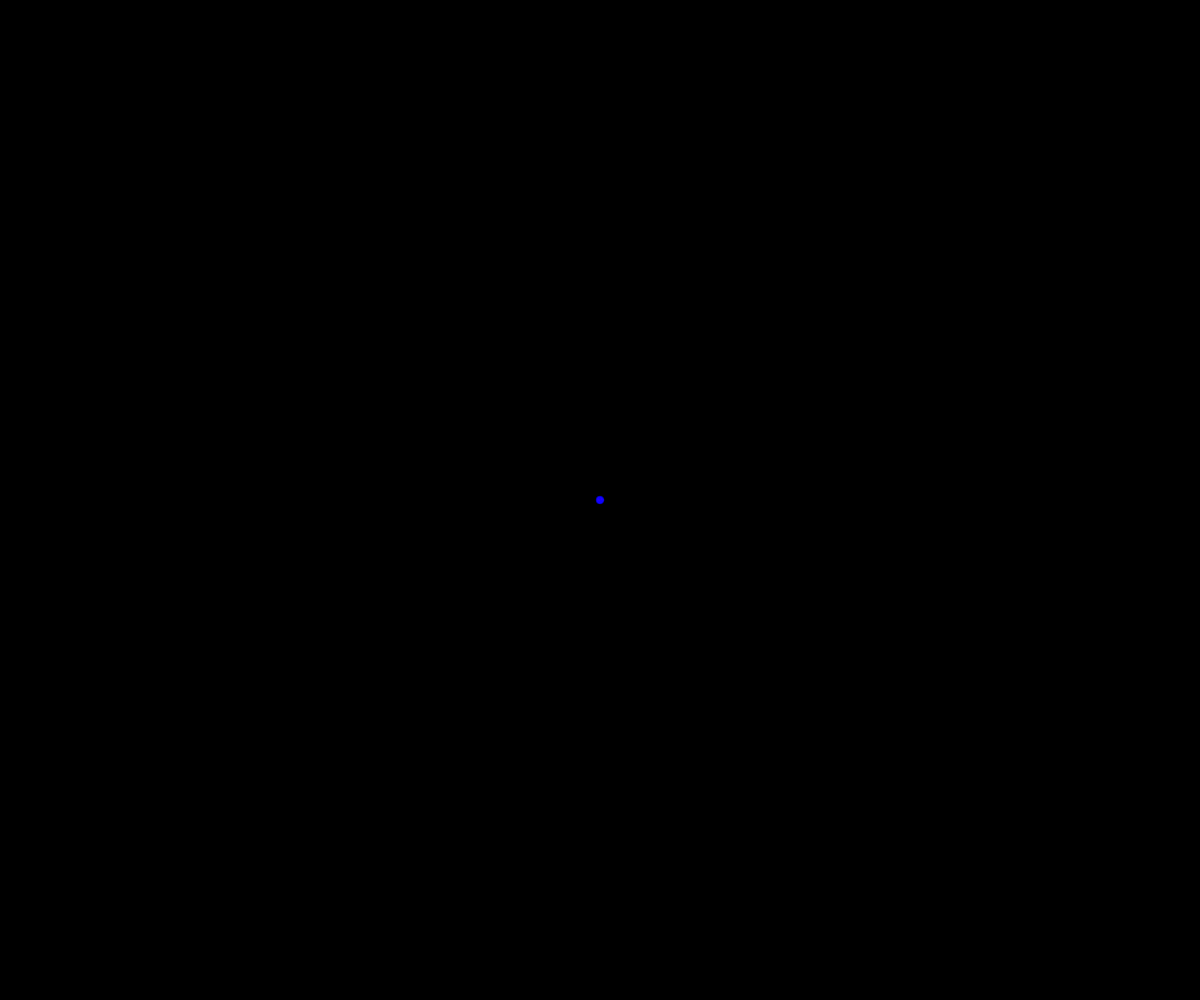
Frame 1 (no input)
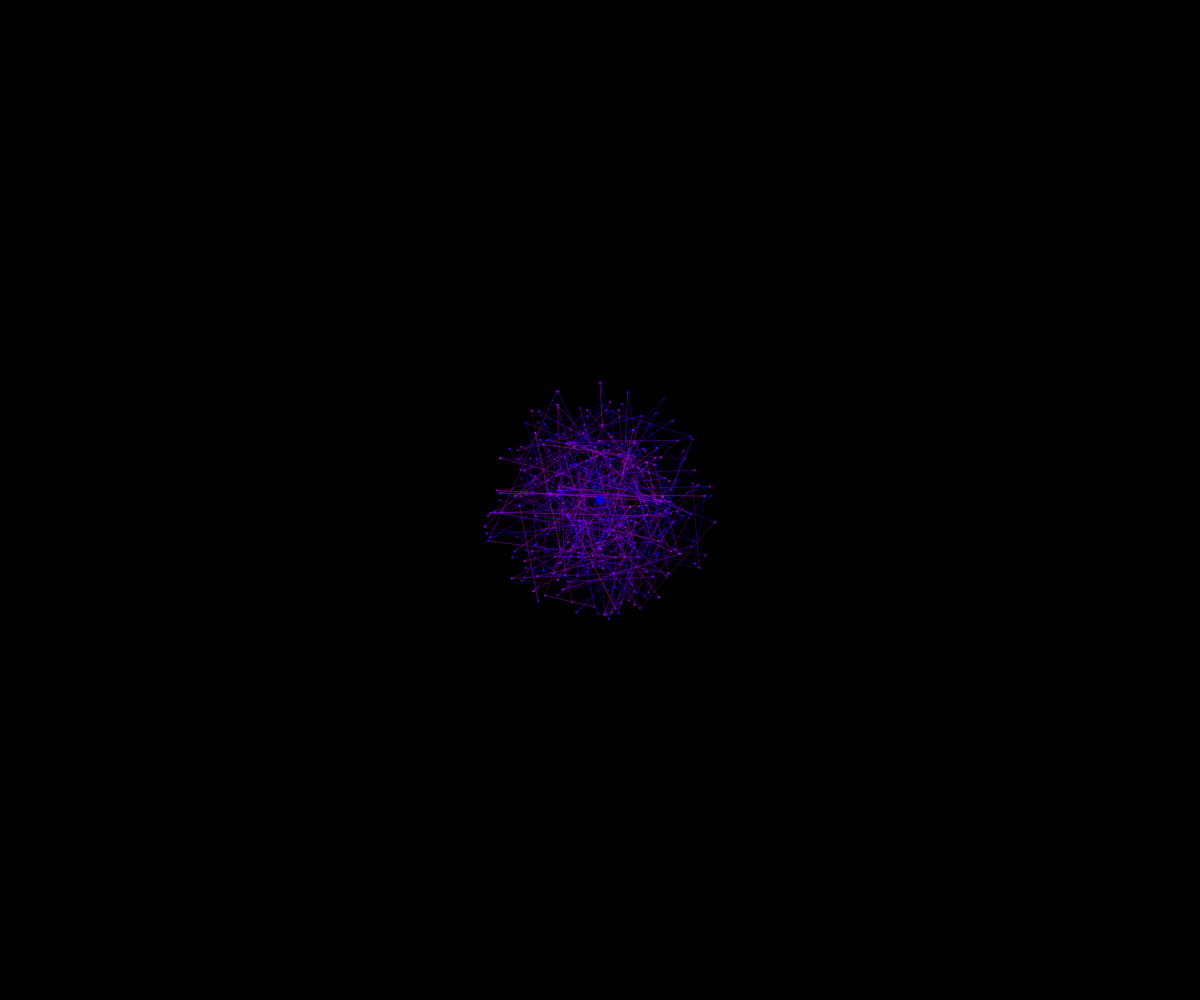
Frame 60 (no input)
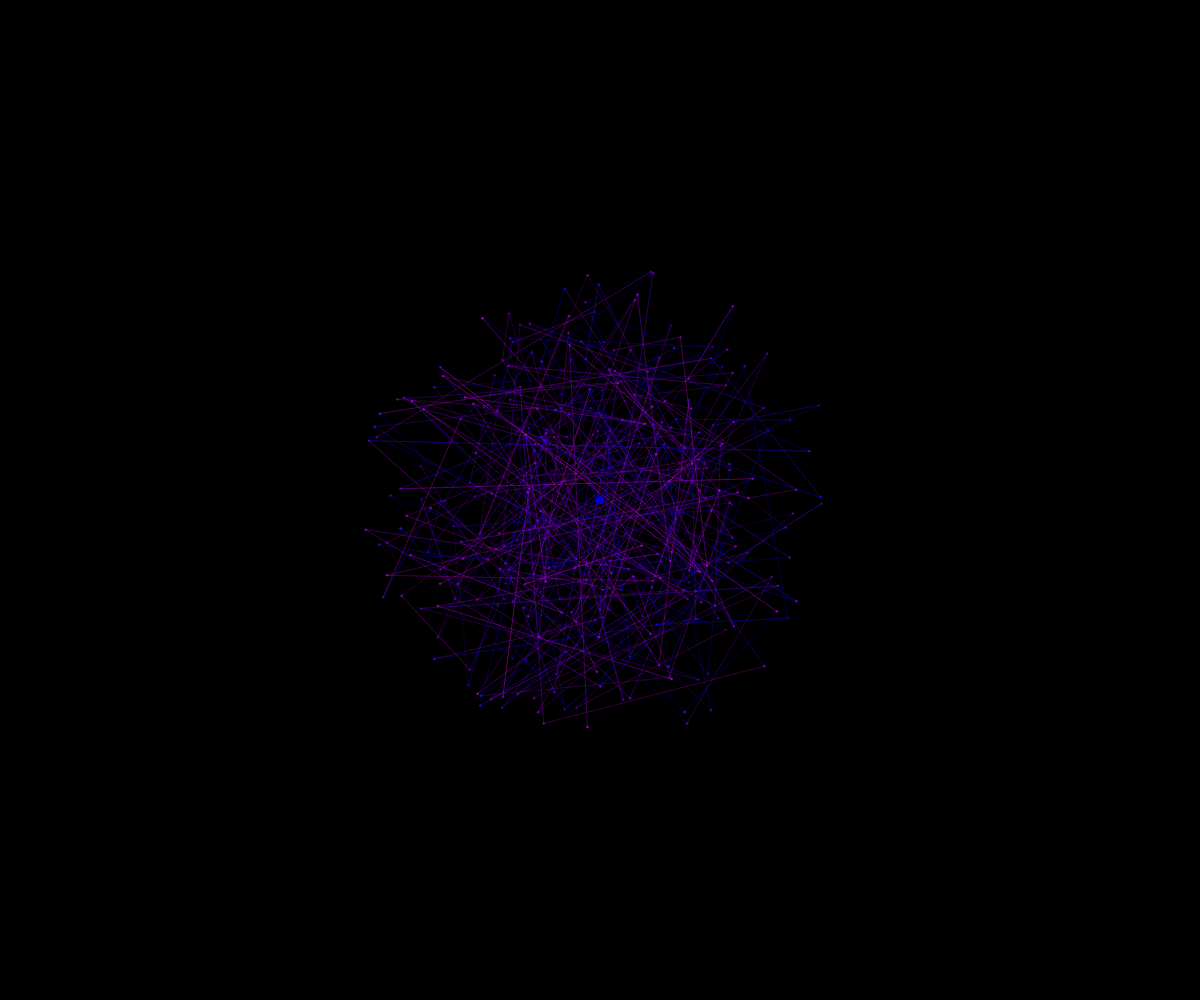
Frame 120 (the mouse pressed at the canvas centre since frame 60)

The p5.js sketch that drew these frames (run headless with seeded random() and noise() and a simulated clock; from frame 60 on, the mouse is pressed at the canvas centre):

// p5.js sketch
// ── sketch.js
let lines = [];
let maxLines = 300;
let centerX, centerY;
let time = 0;

function setup() {
  createCanvas(windowWidth, windowHeight);
  colorMode(HSB, 360, 100, 100, 1);
  noStroke();
  frameRate(30);
  
  centerX = width / 2;
  centerY = height / 2;
  
  // Initialize lines
  for (let i = 0; i < maxLines; i++) {
    lines.push({
      angle: random(TWO_PI),
      radius: 0,
      speed: random(0.5, 2),
      hue: random(240, 300), // Deep blue to violet
      alpha: random(0.3, 0.8)
    });
  }
}

function draw() {
  background(0, 0, 0, 1);
  
  time += 0.01;
  
  // Draw radar sweep effect
  push();
  translate(centerX, centerY);
  
  // Draw expanding rings
  for (let i = 0; i < lines.length; i++) {
    let lineObj = lines[i];
    
    // Update radius
    lineObj.radius += lineObj.speed;
    
    // Reset if too large
    if (lineObj.radius > max(width, height) * 1.5) {
      lineObj.radius = 0;
      lineObj.angle = random(TWO_PI);
    }
    
    // Calculate position
    let x = cos(lineObj.angle + time) * lineObj.radius;
    let y = sin(lineObj.angle + time) * lineObj.radius;
    
    // Draw glow trail
    fill(lineObj.hue, 100, 100, lineObj.alpha);
    ellipse(x, y, 2, 2);
    
    // Draw connecting lines for visual effect
    if (i > 0) {
      let prevLine = lines[i - 1];
      let prevX = cos(prevLine.angle + time) * prevLine.radius;
      let prevY = sin(prevLine.angle + time) * prevLine.radius;
      
      stroke(lineObj.hue, 100, 100, lineObj.alpha * 0.5);
      line(x, y, prevX, prevY);
    }
  }
  
  // Draw central point
  fill(240, 100, 100, 0.8);
  ellipse(0, 0, 8, 8);
  
  pop();
}

function windowResized() {
  resizeCanvas(windowWidth, windowHeight);
  centerX = width / 2;
  centerY = height / 2;
}
